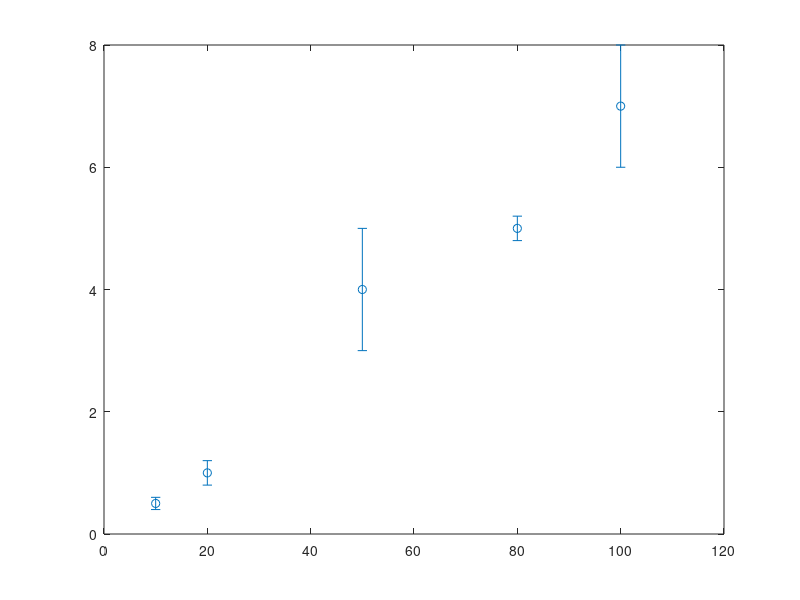

MATLAB code to generate this figure: (Note: this script raises an error after producing the figure.)
%==========================================================================
%
% c* and c** from Fajun's measuremts, unfortuantely, they were done in H2O
% and not D2O. Hence, in the future we should may perform the same set of
% experiments in D2O
%
%==========================================================================

% c*
c1 = [ ...
       10  0.5 0.1;
       20  1.0 0.2;
       50  4.0 1.0;
       80  5.0 0.2;
       100 7.0 1.0 ];
%c**
c2 = [ ...
       10  15  5;
       20  16  2;
       50  25  2;
       80  30  2;
       100 35  5 ];

%==========================================================================
%
% c* and c** from Fajun's measuremts, unfortuantely, they were done in H2O
% and not D2O. Hence, in the future we should may perform the same set of
% experiments in D2O
%
%==========================================================================

% [ p1, ...
%   dp1, ...
%   residuum1, ...
%   info1 ] = levenberg_marquardt_fit( c1( :, 1 ), ... 
%                                      c1( :, 2 ), ... 
%                                      c1( :, 3 ), ...
%                                      [ 1 1 ], ...         % start values
%                                      [ -inf -inf ], ...   % lower boundary 
%                                      [ inf inf ],...      % upper boundary 
%                                      0, ... 
%                                      'polynom' );   
%         
% [ p2, ...
%   dp2, ...
%   residuum2, ...
%   info2 ] = levenberg_marquardt_fit( c2( :, 1 ), ... 
%                                      c2( :, 2 ), ... 
%                                      c2( :, 3 ), ...
%                                      [ 1 1 ], ...         % start values
%                                      [ -inf -inf ], ...   % lower boundary 
%                                      [ inf inf ],...      % upper boundary 
%                                      0, ... 
%                                      'polynom' );   
                                 
%==========================================================================
%
% plot phase diagram
%
%==========================================================================

figure
hold on
set( gcf, 'color', 'white' )
set( gca, 'box', 'on' )

%plot( c1( :, 1 ), p1(1) + p1(2) * c1( :, 1 ), 'LineWidth', 2, 'Color', 'm' )
%plot( c2( :, 1 ), p2(1) + p2(2) * c2( :, 1 ), 'LineWidth', 2, 'Color', 'm' )

errorbar( c1(:,1), c1(:,2), c1(:,3), ...
          'o', ...
          'Color', [0.8 0.8  1],...
          'LineWidth', 1,...
          'MarkerEdgeColor', [0.6 0 0.7],...
          'MarkerFaceColor', [0.6 0 0.7],...
          'MarkerSize', 6 )
              
errorbar( c2(:,1), c2(:,2), c2(:,3),...
          'o', ...
          'Color', [0.8 0.8  1],...
          'LineWidth', 1,...
          'MarkerEdgeColor', [0.6 0 0.7],...
          'MarkerFaceColor', [0.6 0 0.7],...
          'MarkerSize', 6 )
      
xlabel( 'BSA concentration [mg/ml]', 'fontweight', 'b', 'fontsize', 14 )
ylabel( 'YCl_3 concentration [mM]', 'fontweight', 'b', 'fontsize', 14 )
